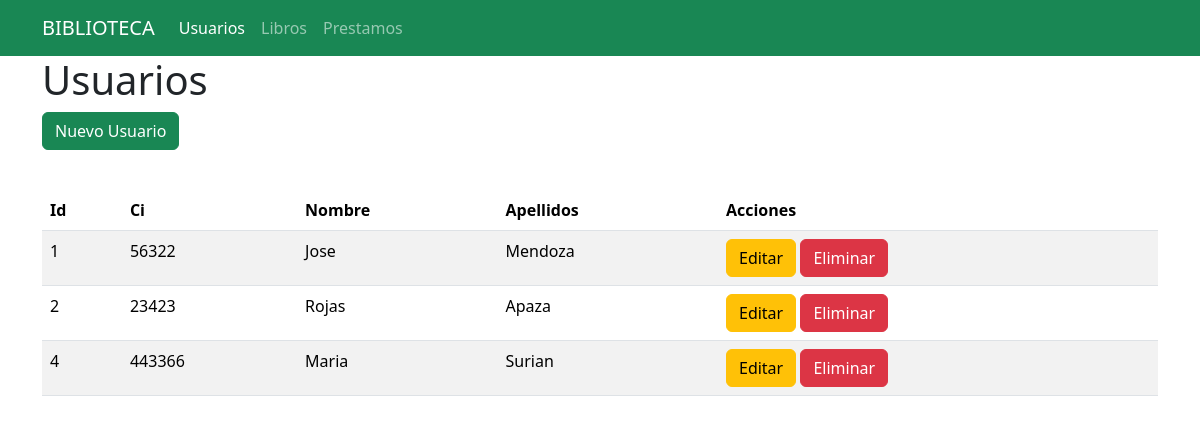
The page /usuarios on the database its author committed.
### tables this page shows
CREATE TABLE usuarios (
        id INTEGER PRIMARY KEY AUTOINCREMENT,
        nombre TEXT,
        apellidos TEXT,
        carnet TEXT UNIQUE
    );

### app.py (the view)
@app.route("/usuarios")
def usuarios():
    con = get_db_connection()
    usuarios = con.execute('SELECT * FROM usuarios').fetchall()
    con.close()
    return render_template('usuarios.html', usuarios=usuarios)

### app.py (called while the page is built)
def get_db_connection():
    con = sqlite3.connect("Biblioteca.db")
    con.row_factory = sqlite3.Row
    return con

### templates/usuarios.html
{% extends "base.html" %}
{% block content %}
<h1>Usuarios</h1>
<a href="{{ url_for('nuevo_usuario') }}" class="btn btn-success mb-3">Nuevo Usuario</a>
<table class="table table-striped mt-4 ">
    <thead style="background-color: #E3F2FD; color: #1565C0;">
        <tr>
            <th>Id</th>
            <th>Ci</th>
            <th>Nombre</th>
            <th>Apellidos</th>
            <th>Acciones</th>
        </tr>
    </thead>
    <tbody>
        {% for usuario in usuarios %}
        <tr>
            <td> {{usuario.id}} </td>
            <td> {{usuario.carnet}} </td>
            <td> {{usuario.nombre}} </td>
            <td> {{usuario.apellidos}} </td>
            <td>
                <a href="{{ url_for('editar_usuario', id=usuario.id)}}" class="btn btn-warning">Editar</a>
                <a href="{{ url_for('eliminar_usuario', id=usuario.id)}}" class="btn btn-danger"
                    onclick="return(confirm('Estas seguro de eliminar'))">Eliminar</a>
            </td>
        </tr>
        {% endfor %}
    </tbody>
</table>
{% endblock %}

### rows shown on the page
usuarios: id "1", carnet "56322", nombre "Jose", apellidos "Mendoza"
usuarios: id "2", carnet "23423", nombre "Rojas", apellidos "Apaza"
usuarios: id "4", carnet "443366", nombre "Maria", apellidos "Surian"
